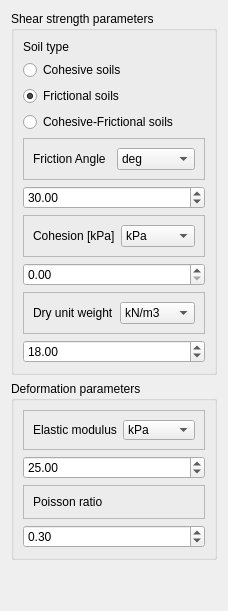
         <widget class="QWidget" name="tab_6">
          <attribute name="title">
           <string>Geotechnical parameters</string>
          </attribute>
          <layout class="QVBoxLayout" name="verticalLayout_8">
           <item>
            <widget class="QGroupBox" name="groupBox_2">
             <property name="title">
              <string>Shear strength parameters</string>
             </property>
             <layout class="QVBoxLayout" name="verticalLayout_3">
              <item>
               <widget class="QLabel" name="label_2">
                <property name="text">
                 <string>Soil type</string>
                </property>
               </widget>
              </item>
              <item>
               <widget class="QRadioButton" name="radioButton_2">
                <property name="text">
                 <string>Cohesive soils</string>
                </property>
                <property name="checked">
                 <bool>false</bool>
                </property>
               </widget>
              </item>
              <item>
               <widget class="QRadioButton" name="radioButton">
                <property name="enabled">
                 <bool>true</bool>
                </property>
                <property name="text">
                 <string>Frictional soils</string>
                </property>
                <property name="checkable">
                 <bool>true</bool>
                </property>
                <property name="checked">
                 <bool>true</bool>
                </property>
               </widget>
              </item>
              <item>
               <widget class="QRadioButton" name="radioButton_3">
                <property name="text">
                 <string>Cohesive-Frictional soils</string>
                </property>
               </widget>
              </item>
              <item>
               <widget class="QFrame" name="frame_13">
                <property name="frameShape">
                 <enum>QFrame::Shape::StyledPanel</enum>
                </property>
                <property name="frameShadow">
                 <enum>QFrame::Shadow::Raised</enum>
                </property>
                <layout class="QHBoxLayout" name="horizontalLayout_12">
                 <item>
                  <widget class="QLabel" name="label_4">
                   <property name="text">
                    <string>Friction Angle</string>
                   </property>
                  </widget>
                 </item>
                 <item>
                  <widget class="QComboBox" name="comboBox_10">
                   <property name="maximumSize">
                    <size>
                     <width>90</width>
                     <height>16777215</height>
                    </size>
                   </property>
                   <item>
                    <property name="text">
                     <string>deg</string>
                    </property>
                   </item>
                   <item>
                    <property name="text">
                     <string>rad</string>
                    </property>
                   </item>
                  </widget>
                 </item>
                </layout>
               </widget>
              </item>
              <item>
               <widget class="QDoubleSpinBox" name="doubleSpinBox_2">
                <property name="value">
                 <double>30.000000000000000</double>
                </property>
               </widget>
              </item>
              <item>
               <widget class="QFrame" name="frame_12">
                <property name="frameShape">
                 <enum>QFrame::Shape::StyledPanel</enum>
                </property>
                <property name="frameShadow">
                 <enum>QFrame::Shadow::Raised</enum>
                </property>
                <layout class="QHBoxLayout" name="horizontalLayout_11">
                 <item>
                  <widget class="QLabel" name="label_5">
                   <property name="text">
                    <string>Cohesion [kPa]</string>
                   </property>
                  </widget>
                 </item>
                 <item>
                  <widget class="QComboBox" name="comboBox_9">
                   <property name="maximumSize">
                    <size>
                     <width>90</width>
                     <height>16777215</height>
                    </size>
                   </property>
                   <item>
                    <property name="text">
                     <string>kPa</string>
                    </property>
                   </item>
                   <item>
                    <property name="text">
                     <string>MPa</string>
                    </property>
                   </item>
                   <item>
                    <property name="text">
                     <string>kgf/cm2</string>
                    </property>
                   </item>
                   <item>
                    <property name="text">
                     <string>tonf/m2</string>
                    </property>
                   </item>
                  </widget>
                 </item>
                </layout>
               </widget>
              </item>
              <item>
               <widget class="QDoubleSpinBox" name="doubleSpinBox_3"/>
              </item>
              <item>
               <widget class="QFrame" name="frame_11">
                <property name="frameShape">
                 <enum>QFrame::Shape::StyledPanel</enum>
                </property>
                <property name="frameShadow">
                 <enum>QFrame::Shadow::Raised</enum>
                </property>
                <layout class="QHBoxLayout" name="horizontalLayout_10">
                 <item>
                  <widget class="QLabel" name="label_6">
                   <property name="text">
                    <string>Dry unit weight</string>
                   </property>
                  </widget>
                 </item>
                 <item>
                  <widget class="QComboBox" name="comboBox_8">
                   <property name="maximumSize">
                    <size>
                     <width>90</width>
                     <height>16777215</height>
                    </size>
                   </property>
                   <item>
                    <property name="text">
                     <string>kN/m3</string>
                    </property>
                   </item>
                   <item>
                    <property name="text">
                     <string>kgf/cm3</string>
                    </property>
                   </item>
                   <item>
                    <property name="text">
                     <string>tonf/m3</string>
                    </property>
                   </item>
                  </widget>
                 </item>
                </layout>
               </widget>
              </item>
              <item>
               <widget class="QDoubleSpinBox" name="doubleSpinBox_4">
                <property name="value">
                 <double>18.000000000000000</double>
                </property>
               </widget>
              </item>
             </layout>
            </widget>
           </item>
           <item>
            <widget class="QGroupBox" name="groupBox_6">
             <property name="title">
              <string>Deformation parameters</string>
             </property>
             <layout class="QVBoxLayout" name="verticalLayout_20">
              <item>
               <widget class="QFrame" name="frame_23">
                <property name="maximumSize">
                 <size>
                  <width>16777215</width>
                  <height>40</height>
                 </size>
                </property>
                <property name="frameShape">
                 <enum>QFrame::Shape::StyledPanel</enum>
                </property>
                <property name="frameShadow">
                 <enum>QFrame::Shadow::Raised</enum>
                </property>
                <layout class="QHBoxLayout" name="horizontalLayout_15">
                 <item>
                  <widget class="QLabel" name="label_30">
                   <property name="text">
                    <string>Elastic modulus</string>
                   </property>
                  </widget>
                 </item>
                 <item>
                  <widget class="QComboBox" name="comboBox_11">
                   <property name="maximumSize">
                    <size>
                     <width>90</width>
                     <height>16777215</height>
                    </size>
                   </property>
                   <item>
                    <property name="text">
                     <string>kPa</string>
                    </property>
                   </item>
                   <item>
                    <property name="text">
                     <string>MPa</string>
                    </property>
                   </item>
                   <item>
                    <property name="text">
                     <string>kgf/cm2</string>
                    </property>
                   </item>
                   <item>
                    <property name="text">
                     <string>tonf/m2</string>
                    </property>
                   </item>
                  </widget>
                 </item>
                </layout>
               </widget>
              </item>
              <item>
               <widget class="QDoubleSpinBox" name="doubleSpinBox_10">
                <property name="maximum">
                 <double>99999999.000000000000000</double>
                </property>
                <property name="value">
                 <double>25.000000000000000</double>
                </property>
               </widget>
              </item>
              <item>
               <widget class="QFrame" name="frame_24">
                <property name="maximumSize">
                 <size>
                  <width>16777215</width>
                  <height>40</height>
                 </size>
                </property>
                <property name="frameShape">
                 <enum>QFrame::Shape::StyledPanel</enum>
                </property>
                <property name="frameShadow">
                 <enum>QFrame::Shadow::Raised</enum>
                </property>
                <layout class="QVBoxLayout" name="verticalLayout_21">
                 <item>
                  <widget class="QLabel" name="label_31">
                   <property name="text">
                    <string>Poisson ratio</string>
                   </property>
                  </widget>
                 </item>
                </layout>
               </widget>
              </item>
              <item>
               <widget class="QDoubleSpinBox" name="doubleSpinBox_11">
                <property name="maximum">
                 <double>1.000000000000000</double>
                </property>
                <property name="value">
                 <double>0.300000000000000</double>
                </property>
               </widget>
              </item>
             </layout>
            </widget>
           </item>
           <item>
            <spacer name="verticalSpacer_4">
             <property name="orientation">
              <enum>Qt::Orientation::Vertical</enum>
             </property>
             <property name="sizeHint" stdset="0">
              <size>
               <width>20</width>
               <height>40</height>
              </size>
             </property>
            </spacer>
           </item>
          </layout>
         </widget>
